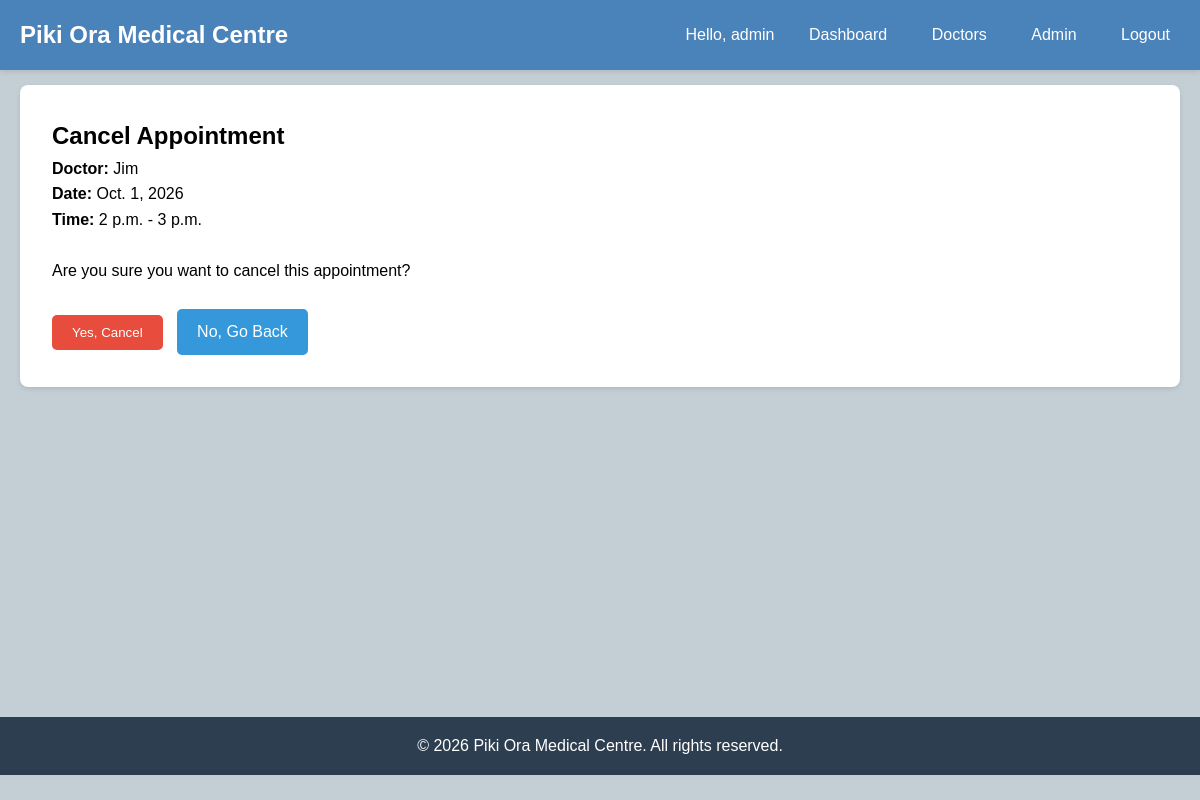
Page /patient/cancel/1/ (signed in) on the committed database.
### clinic/models.py (models this page shows, shortened)
class Appointment(models.Model):
    STATUS_CHOICES = [
        ('scheduled', 'Scheduled'),
        ('cancelled', 'Cancelled'),
    ]
    patient = models.ForeignKey(User, on_delete=models.CASCADE, related_name='appointments')
    slot = models.ForeignKey(AppointmentSlot, on_delete=models.CASCADE, related_name='appointments')
    status = models.CharField(max_length=20, choices=STATUS_CHOICES, default='scheduled')
    created_at = models.DateTimeField(auto_now_add=True)
    notes = models.TextField(blank=True, null=True)

class AppointmentSlot(models.Model):
    doctor = models.ForeignKey(Doctor, on_delete=models.CASCADE)
    date = models.DateField()
    start_time = models.TimeField()
    end_time = models.TimeField()
    is_available = models.BooleanField(default=True)
    class Meta:
        unique_together = ('doctor', 'date', 'start_time')

class Doctor(models.Model):
    name = models.CharField(max_length=100)
    speciality = models.CharField(max_length=100)
    email = models.EmailField()
    phone = models.CharField(max_length=15)

### clinic/views.py (the view)
# urls.py: path('patient/cancel/<int:appointment_id>/', views.cancel_appointment, name='cancel_appointment'),
@login_required
def cancel_appointment(request, appointment_id):
    appointment = get_object_or_404(Appointment, id=appointment_id, patient=request.user)
    if request.method == 'POST':
        appointment.status = 'cancelled'
        appointment.save()
        messages.success(request, 'Appointment cancelled successfully!')
        return redirect('patient_dashboard')
    return render(request, 'clinic/cancel_appointment.html', {'appointment': appointment})

### templates/clinic/cancel_appointment.html (shortened to what this page needs)
{% extends 'clinic/base.html' %}
{% block content %}
<div class="card">
    <h2>Cancel Appointment</h2>
    <p><strong>Doctor:</strong> {{ appointment.slot.doctor.name }}</p>
    <p><strong>Date:</strong> {{ appointment.slot.date }}</p>
    <p><strong>Time:</strong> {{ appointment.slot.start_time }} - {{ appointment.slot.end_time }}</p>
    <br>
    <p>Are you sure you want to cancel this appointment?</p>
    <br>
    <form method="post">
        <button type="submit" class="btn btn-danger">Yes, Cancel</button>
        <a href="{% url 'patient_dashboard' %}" class="btn">No, Go Back</a>
    </form>
</div>
{% endblock %}

### templates/clinic/base.html (shortened to what this page needs)
<!DOCTYPE html>
<html lang="en">
<head>
</head>
<body>
    <header>
        <div class="container">
            <nav>
                <h1>Piki Ora Medical Centre</h1>
                {% if user.is_authenticated %}
                    <div>
                        <span>Hello, {{ user.username }}</span>
                        <a href="{% url 'patient_dashboard' %}">Dashboard</a>
                        <a href="{% url 'view_doctors' %}">Doctors</a>
                        {% if user.is_staff %}
                            <a href="{% url 'admin_dashboard' %}">Admin</a>
                        {% endif %}
                        <a href="{% url 'logout' %}">Logout</a>
                    </div>
                {% else %}
                    <div>
                        <a href="{% url 'register' %}">Register</a>
                        <a href="{% url 'login' %}">Login</a>
                    </div>
                {% endif %}
            </nav>
        </div>
    </header>
    <main class="container">
        {% block content %}{% endblock %}
    </main>
    <footer>
        <div class="container">
            <p>&copy; 2026 Piki Ora Medical Centre. All rights reserved.</p>
        </div>
    </footer>
</body>
</html>

### templates/clinic/base.html (style rules this page uses)
* { margin: 0; padding: 0; box-sizing: border-box; }
body { font-family: Arial, sans-serif; line-height: 1.6; background-color: #c3cfd5; }
header { background-color: #4a82ba; color: white; margin-bottom: 15px; box-shadow: 0 2px 5px rgba(0,0,0,0.1); padding: 1rem 0; }
.container { max-width: 1200px; margin: 0 auto; padding: 0 20px; }
nav { display: flex; justify-content: space-between; align-items: center; }
nav a { color: white; text-decoration: none; margin-left: 20px; padding: 5px 10px; }
main { padding: 2rem 0; min-height: calc(100vh - 200px); }
.card { background: white; padding: 2rem; border-radius: 8px; box-shadow: 0 2px 5px rgba(0,0,0,0.1); margin-bottom: 1rem; }
.btn { display: inline-block; padding: 10px 20px; background-color: #3498db; color: white; text-decoration: none; border-radius: 5px; border: none; cursor: pointer; margin-right: 10px; }
.btn-danger { background-color: #e74c3c; }
form { max-width: 500px; }
footer { background-color: #2c3e50; color: white; text-align: center; padding: 1rem 0; margin-top: 2rem; }

### rows in the picture
Appointment: slot.doctor.name "Jim", slot "Oct. 1, 2026", slot.start_time "2 p.m.", slot.end_time "3 p.m."

### other values in the picture
{{ user.username }} "admin"
